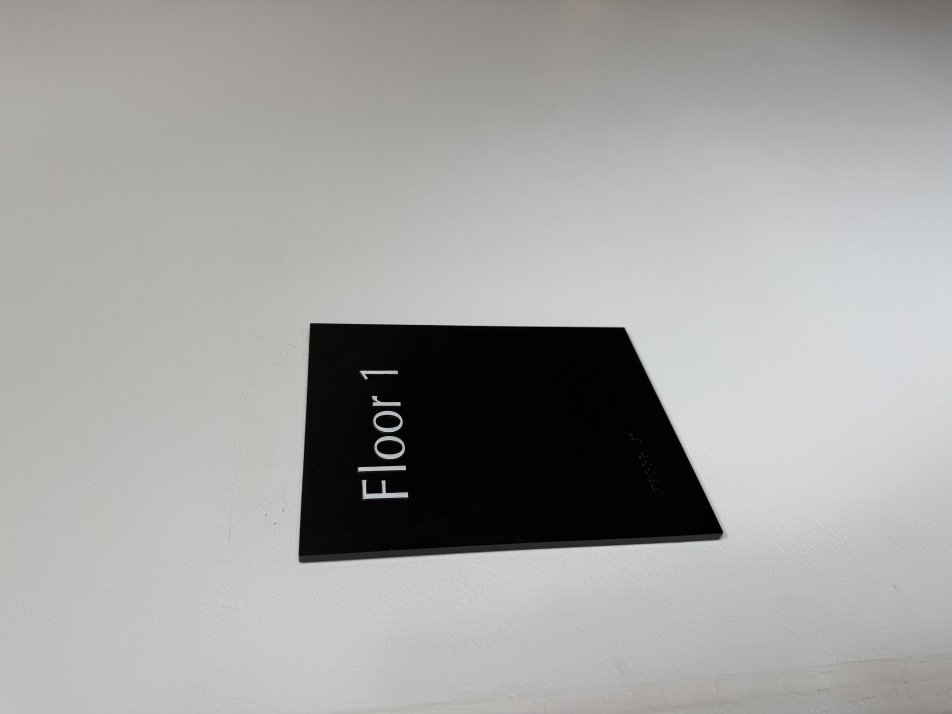
#> input picture proj3/media/floor.jpg, 5712 x 4284 px, found by its file name (shown at 1/6 size)
$ jupyter execute --allow-errors 'main copy 5.ipynb'   (shell and % lines are left out)
#> lines starting #> are read from the running program, lines starting #| are printed output that depends on the picture
[cell 1]
from PIL import Image, ImageOps
import numpy as np

def load_img_consistent(path, max_size=1200):
    img = Image.open(path)
    img = ImageOps.exif_transpose(img)

    w, h = img.size
    scale = max(w, h) / max_size
    print(scale)
    if scale > 1:
        new_size = (int(w / scale), int(h / scale))
        img = img.resize(new_size, Image.LANCZOS)
        print(f"Resized from {w}×{h} → {new_size}")

    return np.array(img)

# [10 lines left out: function normalize_points, not called in this run]

import numpy as np

# [31 lines left out: functions reprojection_errors, warp_bounds, not called in this run]

[cell 2]
# [20 lines left out: function computeH, not called in this run]

[cell 3]
import matplotlib.pyplot as plt
import matplotlib.image as mpimg
import numpy as np

def pick_points(image_path, n, title):
    img = load_img_consistent(image_path)
    fig, ax = plt.subplots()
    ax.imshow(img)
    # no rotation now
    ax.set_title(title)
    pts = np.array(plt.ginput(n, timeout=-1, show_clicks=True), dtype=float)
    plt.close(fig)
    return pts


N = 8  #
# im1_path = "/Users/jaitegchahal/cs180/jaitegchahal123.github.io/proj3/media/IMG_5781.jpg"
# im2_path = "/Users/jaitegchahal/cs180/jaitegchahal123.github.io/proj3/media/IMG_5782.jpg"
im1_path = "/Users/jaitegchahal/cs180/jaitegchahal123.github.io/proj3/media/IMG_5876.jpg"
im2_path = "/Users/jaitegchahal/cs180/jaitegchahal123.github.io/proj3/media/IMG_5877.jpg"

print(f"Select {N} points on LEFT image (in order).")
#> (the rest of this cell did not finish here and is left out)

#> (a cell that did not finish here is left out)

#> (a cell that did not finish here is left out)

[cell 6]
import matplotlib.pyplot as plt
#> (the rest of this cell did not finish here and is left out)

im2 = load_img_consistent(im2_path)
# [15 lines left out: function visualize_projection, not called in this run]

visualize_projection(H, im1, im2, im1_pts, im2_pts, "Projection check: im1 -> im2")

[cell 7]
# [16 lines left out: function warpImageNearestNeighbor, not called in this run]

[cell 8]
# [23 lines left out: function warpImageBilinear, not called in this run]

#> (a cell that did not finish here is left out)

im2 = load_img_consistent(im2_path)
h_out, w_out = im2.shape[0], im2.shape[1]
#canvas = im2’s frame

imwarped_nn = warpImageNearestNeighbor(im1, H, (h_out, w_out))
imwarped_bilinear = warpImageBilinear(im1, H, (h_out, w_out))

fig, axs = plt.subplots(1, 2, figsize=(10, 5))
axs[0].imshow(imwarped_nn)
axs[0].set_title("Nearest Neighbor")
axs[1].imshow(imwarped_bilinear)
axs[1].set_title("Bilinear Interpolation")
plt.show()

[cell 10]
import matplotlib.pyplot as plt

plt.figure()
#> (the rest of this cell did not finish here and is left out)

[cell 11]
# [7 lines left out: function order_corners_TL_TR_BR_BL, not called in this run]

def rectify_full_canvas_trapezoid(image_path, a=800, method="nearest"):
    # 1) Click 4 corners of the planar patch (any order is fine)
    clicks = pick_points(image_path, 4, "Pick 4 corners (any order)")
#> call 4 of load_img_consistent, with max_size = 1200
#> in load_img_consistent, img is the input picture: PIL image 5712x4284 RGB; mean R, G, B 161.6, 161.5, 159.7
#> in load_img_consistent (call 4), `img = ImageOps.exif_transpose(img)`:
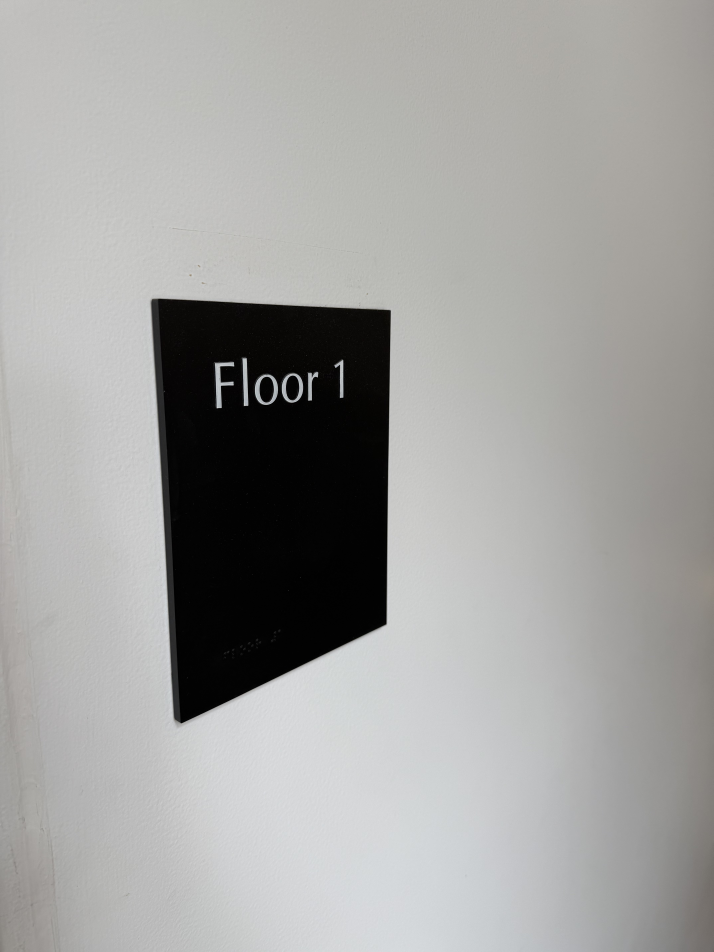
#> img: PIL image 4284x5712 RGB (shown at 1/6 size); mean R, G, B 161.6, 161.5, 159.7
#| 4.76
#| Resized from 4284×5712 → (900, 1200)
